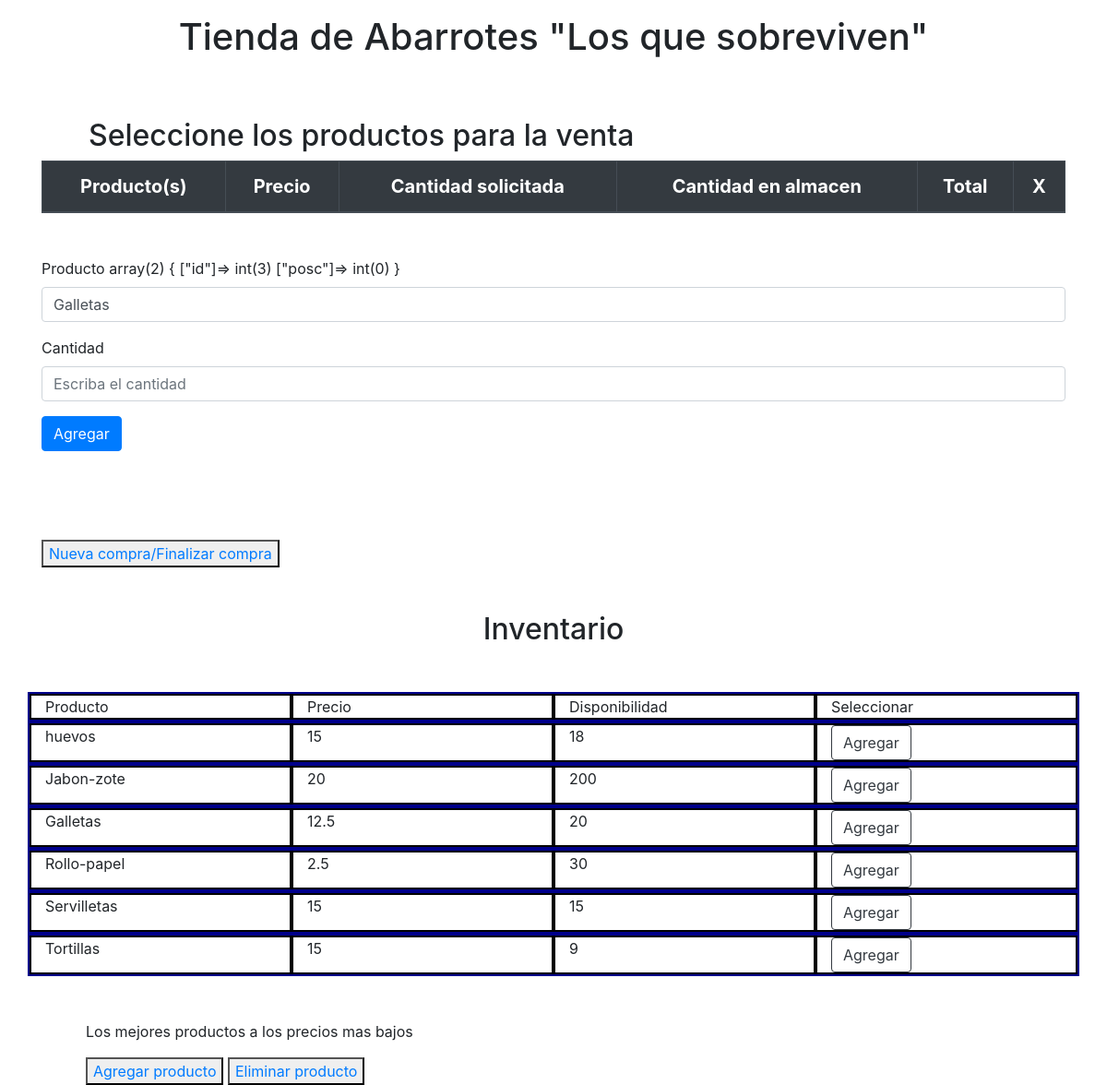
The page /index.php?id=3 on the database its author committed.
### tables this page shows
CREATE TABLE `inventario` (
  `id_inventario` int(11) NOT NULL,
  `descripcion` text NOT NULL,
  `precio` float NOT NULL,
  `cantidad` int(11) NOT NULL
);

### index.php (the view, shortened to what this page needs)
<?php include_once 'conexion_pdo.php';
?>
<?php
    $sql_categorias = 'select * from inventario';
    $gsent= $pdo -> prepare($sql_categorias);
    $gsent->execute();
    $result = $gsent->fetchAll();
?>
<!DOCTYPE html>
<html lang="en" dir="ltr">
  <head>
    <link rel="stylesheet" href="https://stackpath.bootstrapcdn.com/bootstrap/4.5.0/css/bootstrap.min.css">
    <link href="css/tabla.css" rel="stylesheet">
    <link rel="stylesheet" type="text/css" href="css/jquery-ui.css">
  </head>
  <body>
    <h1 class="py-3 mb-5 text-center"> Tienda de Abarrotes "Los que sobreviven"</h1>
    <h2 class="ml-5 px-5">Seleccione los productos para la venta</h2>
    <div class="container">
    <section id="tablaProductos">
      <table class="table">
        <thead class="thead-dark">
          <tr>
            <th scope="col">Producto(s)</th>
            <th scope="col">Precio</th>
            <th scope="col">Cantidad solicitada</th>
            <th scope="col">Cantidad en almacen</th>
            <th scope="col">Total</th>
            <th scope="col">X</th>
          </tr>
        </thead>
      </table>
      </section>
    </div>
      <div class="container mb-5 mt-5">
        <form  method="POST">
          <div class="form-group">
            <label >Producto</label>
            <?php var_dump($_SESSION)  ?>
            <input type="text" class="form-control" id="tag" name = "producto"  placeholder="Escriba el producto"  <?php if(isset($_GET['id'])){
              $sql_categorias = 'select * from inventario where id_inventario ='.$_GET['id'];;
              $gsent= $pdo -> prepare($sql_categorias);
              $gsent->execute();
              $resultado = $gsent->fetchAll();
              foreach($resultado as $categoria){
                echo 'value = '.$categoria['descripcion'] ;
              }
              }?>>
          </div>
          <div class="form-group">
            <label >Cantidad</label>
            <input type="number" class="form-control" name="cantidad" placeholder="Escriba el cantidad" required>
          </div>
          <button type="submit" class="btn btn-primary">Agregar</button>
        </form>
      </div>
      <div class="container mb-5 mt-5">
        <section>
            <button type="button" class="mt-5" style="">
              <a href="empezar_venta.php">Nueva compra/Finalizar compra</a>
            </button>
        </section>
      </div>
            <h2 class=" text-center mt-5 mb-5">
              Inventario
            </h2>
            <div class="container">
              <div class="row mi-fila">
                <div class="col mi-columna">Producto</div>
                <div class="col mi-columna">Precio</div>
                <div class="col mi-columna">Disponibilidad</div>
                <div class="col mi-columna">Seleccionar</div>
              </div>
              <?php
                $sql_categorias = 'select * from inventario';
                $gsent= $pdo -> prepare($sql_categorias);
                $gsent->execute();
                $resultado = $gsent->fetchAll();
                foreach($resultado as $categoria):
                                        ?>
              <div class="row mi-fila">
                <div class="col mi-columna"><?php echo $categoria['descripcion']; ?></div>
                <div class="col mi-columna"><?php echo $categoria['precio']; ?></div>
                <div class="col mi-columna"><?php echo $categoria['cantidad']; ?></div>
                <div class="col mi-columna">
                    <a href="index.php?id=<?php echo $categoria['id_inventario']; ?>" class="button">
                        <button type="button" class="btn btn-outline-dark">Agregar</button>
                    </a>
                </div>
              </div>
              <?php endforeach ?>
            </div>
        <div class="container">
          <section style="margin-top: auto;">
            <p class = "ml-5 mt-5">Los mejores productos a los precios mas bajos</p>
            <button type="button" class="ml-5" style="left: 0;">
              <a href="agregar.php">Agregar producto</a>
            </button>
            <button type="button" class= "mr-5" style="right: 0;">
              <a href="eliminar.php">Eliminar producto</a>
            </button>
            </section>
        </div>
  </body>
</html>

### css/tabla.css (style rules this page uses)
#tablaProductos { position: relative; right: 0; left: 0; }
table { text-align: center; font-size: 45px; border-collapse: collapse; width: 75%; }
table, th, td { border: 1px solid black; font-size: 20px; }
.mi-columna { border: 2px solid black; }
.mi-fila { border: 2px solid darkblue; }

### rows shown on the page
inventario: producto "Galletas", descripcion "Galletas", precio "12.5", cantidad "20"
inventario: descripcion "huevos", precio "15", cantidad "18"
inventario: descripcion "Jabon-zote", precio "20", cantidad "200"
inventario: descripcion "Rollo-papel", precio "2.5", cantidad "30"
inventario: descripcion "Servilletas", precio "15", cantidad "15"
inventario: descripcion "Tortillas", precio "15", cantidad "9"
